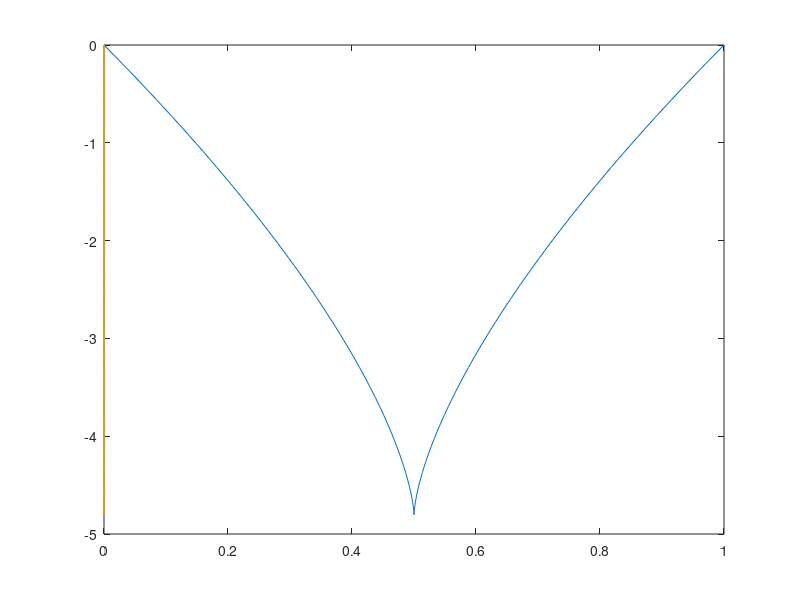

Reproduce this figure in MATLAB.

%interpolation avec 2 points et 2 tangentes en 2 points

function[] = inter_hermite()
x = (0:0.01:1);
	y1 = zeros(length(x));
    acos = 3*cos(30)/cos(30);
    asin = 3*sin(30)/cos(30);
    for i=(1:length(x))
	     p = calcul([0,0],[1,0],[acos,asin],[acos,-asin],x(i));%on récupère les points de la courbe cubine définit entre pi et pi+1
       y1(i)  = p(1); %les points sont récupérés à partir du tuple retourné
       x1(i)  = p(2);
	  end
   
	  plot(y1,x1) ;%on trace la courbe cubique d'hermite
    hold on;
    
    hold off;
    
endfunction

function[Vu] = calcul(p1,p2,t1,t2,u)
  Vu = [u^3,u^2,u,1 ]*[2,-2,1,1;-3,3,-2,-1;0,0,1,0;1,0,0,0];
 Vu = Vu *  [p1;p2;t1;t2];
endfunction